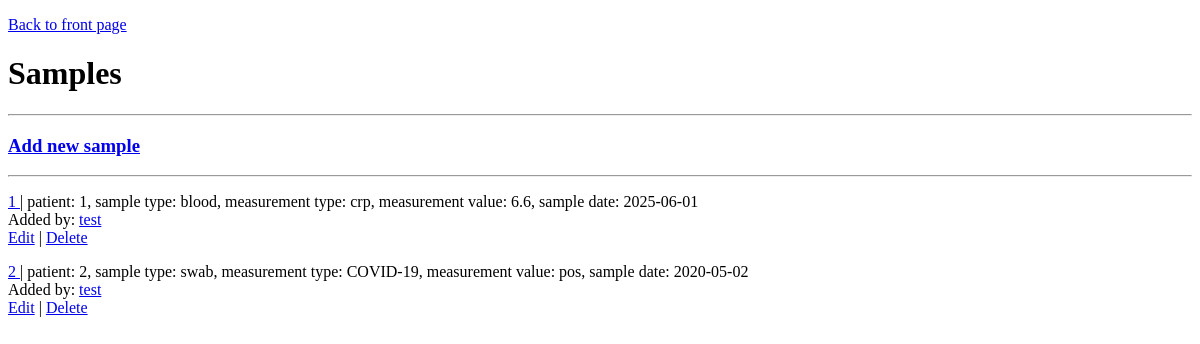
The page /samples (signed in) on the database as committed earlier.
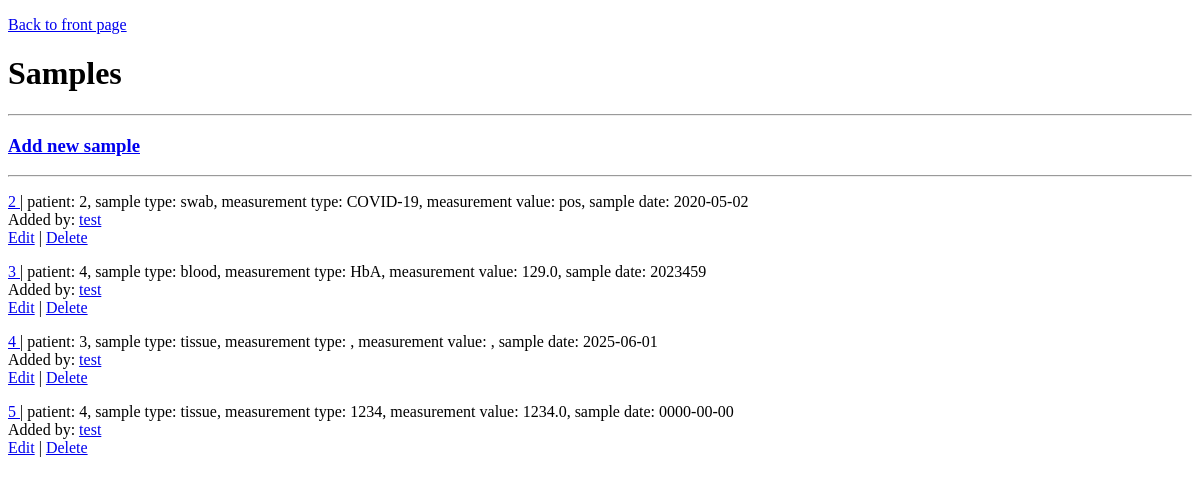
The same page on the database as committed later.
### tables this page shows
CREATE TABLE samples (
    id INTEGER PRIMARY KEY,
    patientsId INTEGER,
    sampleType TEXT,
    sampleMeasurement TEXT,
    sampleValue FLOAT,
    sampleDate TEXT,
    usersId INTEGER,
    FOREIGN KEY (patientsId) REFERENCES patients (id),
    FOREIGN KEY (usersId) REFERENCES users (id)
);

CREATE TABLE users (
    id INTEGER PRIMARY KEY,
    username TEXT UNIQUE,
    passwordHashed TEXT
    
);

### app.py (the view)
@app.route("/samples")
def showSamples():
    requireLogin()
    samples= controller.getSamples()
    return render_template("sample_list.html", samples= samples)

### app.py (called while the page is built)
def requireLogin():
    if "userid" not in session:
        abort(403)

### controller.py (called while the page is built)
def getSamples(sampleId=None):
    if (sampleId is not None):
        query= """SELECT samples.id, samples.patientsId, samples.sampleType, samples.sampleMeasurement, samples.sampleValue,
                samples.sampleDate, samples.usersId, users.username
                FROM samples
                JOIN users ON samples.usersId = users.id
                WHERE samples.id = ?"""
        return db.query(query, [sampleId])
    else:
        query= """SELECT samples.id, samples.patientsId, samples.sampleType, samples.sampleMeasurement, samples.sampleValue,
                samples.sampleDate, samples.usersId, users.username
                FROM samples
                JOIN users ON samples.usersId = users.id"""
        return db.query(query)

### db.py (called while the page is built)
def getConnection():
    connection= sqlite3.connect("clinidata.db")
    connection.execute("PRAGMA foreign_keys = ON")
    connection.row_factory= sqlite3.Row
    return connection

def query(sql, params=[]):
    connection= getConnection()
    result= connection.execute(sql, params).fetchall()
    connection.close()
    return result

### templates/sample_list.html (shortened to what this page needs)
<!DOCTYPE html>
<html>
<head>
</head>
<body>
    <p>
        <a href="/"> Back to front page </a>
    </p>
    <h1>Samples</h1>
    <hr>
    <p>
        <h3>
            <a href="/samples/add/form"> Add new sample</a>
        </h3>
    </p>
    <hr>
    {% for sample in samples %}
    <p>
    <a href="/samples/{{sample.id}}"> {{sample.id}} </a> | patient: {{sample.patientsId}}, sample type:  {{sample.sampleType}}, measurement type: {{sample.sampleMeasurement}}, measurement value: {{sample.sampleValue}}, sample date: {{sample.sampleDate}}
    <br>
    Added by: <a href="/users/{{sample.usersId}}" > {{sample.username}} </a>
    <br>
    <a href="/samples/{{sample.id}}/edit"> Edit</a> |
    <a href="/samples/{{sample.id}}/delete"> Delete</a>
    </p>
    {% endfor %}
</body>
</html

Rows that differ between the two databases and show on the page:
removed samples: id "1", patientsId "1", sampleType "blood", sampleMeasurement "crp", sampleValue "6.6", sampleDate "2025-06-01", username "test"
added samples: id "3", patientsId "4", sampleType "blood", sampleMeasurement "HbA", sampleValue "129.0", sampleDate "2023459", username "test"
added samples: id "4", patientsId "3", sampleType "tissue", sampleDate "2025-06-01", username "test"
added samples: id "5", patientsId "4", sampleType "tissue", sampleMeasurement "1234", sampleValue "1234.0", sampleDate "0000-00-00", username "test"
